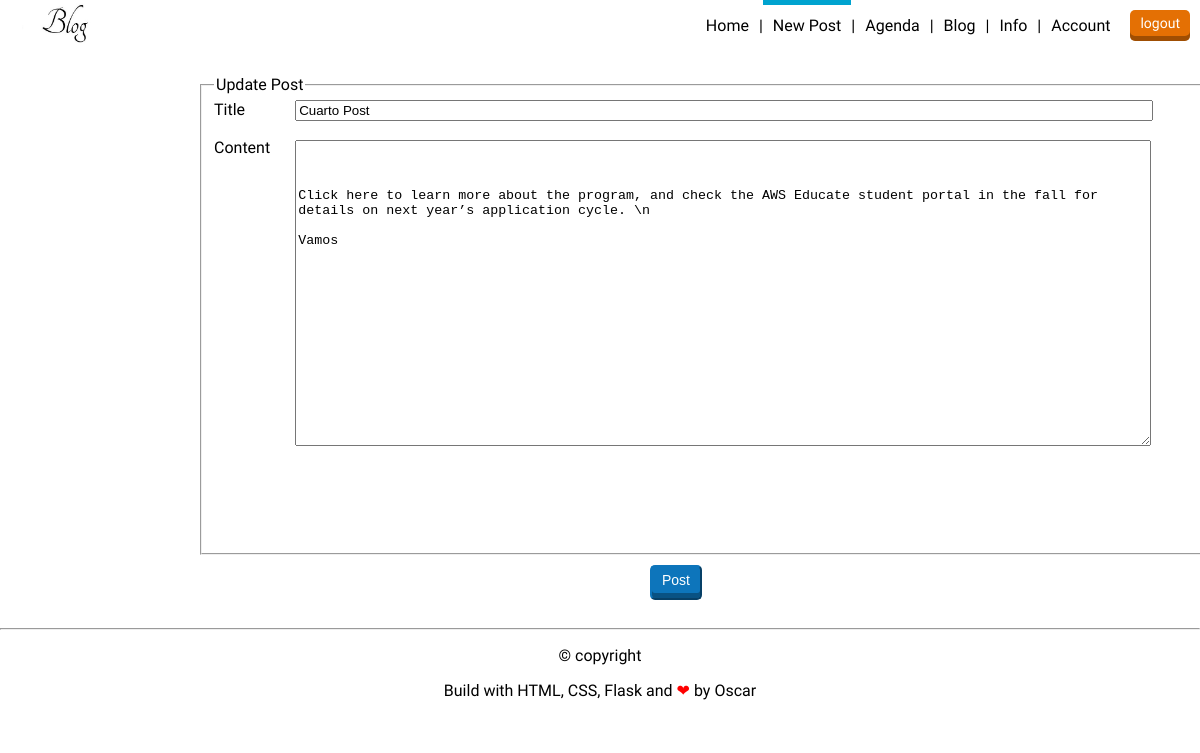
Screenshot of /post/4/update (signed in) with the database file from the repository.
### flaskblog/models.py (models this page shows, shortened)
class Post(db.Model):
    id = db.Column(db.Integer, primary_key=True)
    title = db.Column(db.String(100), nullable=False)
    date_posted = db.Column(db.DateTime, nullable=False, default=datetime.utcnow)
    content = db.Column(db.Text, nullable=False)
    user_id = db.Column(db.Integer, db.ForeignKey('user.id'), nullable=False)

### flaskblog/routes.py (the view)
@app.route("/post/<int:post_id>/update", methods=['GET', 'POST'])
@login_required
def update_post(post_id):
    post = Post.query.get_or_404(post_id)
    if post.author != current_user:
        abort(403)
    form = PostForm()
    if form.validate_on_submit():
        post.title = form.title.data
        post.content = form.content.data
        db.session.commit()
        flash('Your post has been updated!', 'success')
        return redirect(url_for('post', post_id=post.id))
    elif request.method == 'GET':
        form.title.data = post.title
        form.content.data = post.content
    return render_template('create_post.html', title='Update Post',
                           form=form, legend='Update Post')

### flaskblog/forms.py
class PostForm(FlaskForm):
    title = StringField('Title', validators=[DataRequired()])
    content = TextAreaField('Content', validators=[DataRequired()])
    submit = SubmitField('Post')

### flaskblog/models.py (called while the page is built)
@login_manager.user_loader
def load_user(user_id):
    return User.query.get(int(user_id))

### flaskblog/templates/create_post.html (shortened to what this page needs)
{% extends "layout.html" %}
{% block content %}
<header>
    <a href="{{ url_for('home') }}">
        <img src="{{ url_for('static', filename='profile_pics/logo.jpg') }}" alt="logo" height="40">
    </a>
    <div class="header-right">
        {% if current_user.is_authenticated %}
        <nav>
            <ul>
                <li><a href="{{ url_for('home') }}" >Home</a></li>
                <li><a class="is-active" href="{{ url_for('new_post') }}">New Post</a></li>
                <li><a href="#">Agenda</a></li>
                <li><a href="{{ url_for('home') }}">Blog</a></li>
                <li><a href="#">Info</a></li>
                <li><a href="{{ url_for('account') }}">Account</a></li>
            </ul>
        </nav>
            <a href="{{ url_for('logout') }}" class="button red">logout</a>
        {% endif %}
    </div>
</header>
<div class="contenedor">
    <form method="POST" action="">
        <fieldset class="formulario">
            <legend class="border-bottom">{{ legend }}</legend>
            <div class="col3">
                {{ form.title.label(class="form-control-label") }}
                <br>
                {{ form.content.label(class="form-control-label") }}
            </div>
            <div class="col4">
                {{ form.title(class="form-control form-control-lg", style="width:850px;" ) }}
                <br>
                {{ form.content(class="form-control form-control-lg", rows="20", style="width:850px;") }}
            </div>
        </fieldset>
        <div class="Abutton">
            <input type="submit" value="Post" class="button blue">
        </div>
    </form>
</div>
{% endblock content %}

### flaskblog/static/estilo.css (style rules this page uses)
body { font-family: 'allerta', sans-serif; margin: 0; color: #515151; }
a { color: #515151; }
header { background: white; height: 50px; padding: 0 10px; display: flex; justify-content: space-between; align-items: center; }
.header-right { height: inherit; display: flex; align-items: center; }
.header-right .button { margin-left: 10px; }
.button { background: gray; box-shadow: inset 0 -5px 0 rgba(0, 0, 0, .3); font-size: 14px; padding: 5px 10px 10px 10px; border-radius: 5px; text-decoration: none; color: white; transition: .2s; }
.button.red { background: #e47004; border-color: #e47004; }
.button.blue { background: #0d75bb; border-color: #0d75bb; }
nav { height: inherit; margin: 0; }
nav ul { margin: 0; height: inherit; }
nav ul { display: flex; }
nav li { list-style: none; color: black; height: inherit; display: flex; align-items: center; }
nav li:after { content: "|"; display: inline-block; }
nav li:last-child:after { display: none; }
nav a { color: black; text-decoration: none; height: inherit; display: flex; padding: 0 10px; align-items: center; }
nav a.is-active { box-shadow: inset 0 5px 0 #00a3cf; }
.contenedor { display: flex; justify-content: space-between; margin: auto; position: relative; }
.formulario { display: flex; width: 1000px; height: 460px; color: black; margin: 25px 0 0 200px; }
.Abutton .button { margin: 10px 0 0 650px; }
.col3, .col4 { display: flex; flex-direction: column; }
.col3 { margin-right: 25px; }
.col4 { align-items: flex-start; }

### rows the page displays
Post: title "Cuarto Post", content "Click here to learn more about the program, and check the AWS Educate student portal in the fall for details on next year’s application cycle. \\n Vamos"

### other values shown
{{ legend }} "Update Post"
